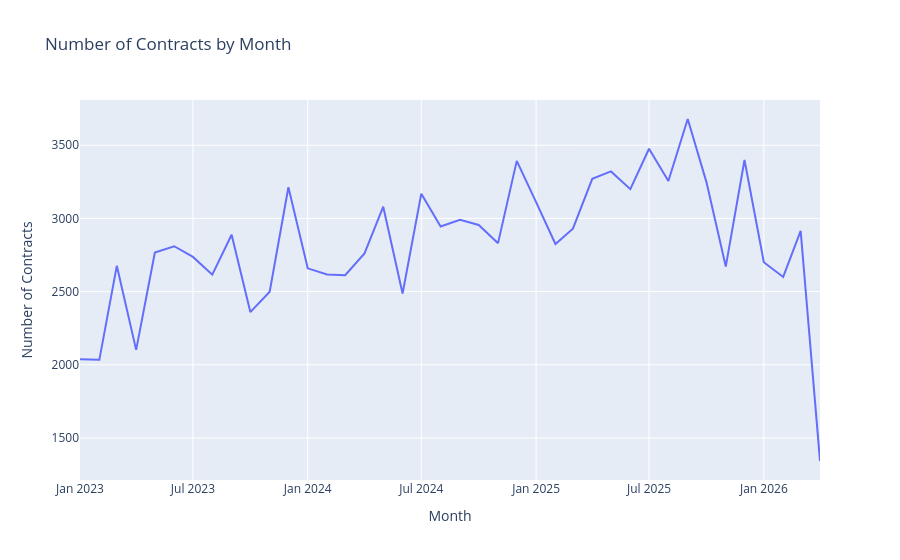

Notebook source saved alongside this figure:
### Markdown cell above
## <font color='#BFD72F' size=6>3.4 Visualizations</font> <a class="anchor" id="3.4"></a>
  
[Back to TOC](#toc)

**Main Purpose**: understand which filters should we apply to have a smaller dataset (outlier detection, for example)

### Code cell
contracts_by_month = (
    subset
    .dropna(subset=['dataCelebracaoContrato'])
    .assign(month=subset['dataCelebracaoContrato'].dt.to_period('M').dt.to_timestamp())
    .groupby('month')
    .size()
    .reset_index(name='number_of_contracts')
    .sort_values('month')
)

fig = px.line(
    contracts_by_month,
    x='month',
    y='number_of_contracts',
    title='Number of Contracts by Month',
    labels={
        'month': 'Month',
        'number_of_contracts': 'Number of Contracts'
    }
)

fig.show()

### Figure 1 — Plotly figure (JSON) as saved in the notebook; plotly's stock layout.template omitted (floating-point values rounded to 4 significant figures)
{"data": [{"hovertemplate": "Month=%{x}<br>Number of Contracts=%{y}<extra></extra>", "legendgroup": "", "line": {"color": "#636efa", "dash": "solid"}, "marker": {"symbol": "circle"}, "mode": "lines", "name": "", "orientation": "v", "showlegend": false, "type": "scatter", "x": ["2023-01-01T00:00:00.000000", "2023-02-01T00:00:00.000000", "2023-03-01T00:00:00.000000", "2023-04-01T00:00:00.000000", "2023-05-01T00:00:00.000000", "2023-06-01T00:00:00.000000", "2023-07-01T00:00:00.000000", "2023-08-01T00:00:00.000000", "2023-09-01T00:00:00.000000", "2023-10-01T00:00:00.000000", "2023-11-01T00:00:00.000000", "2023-12-01T00:00:00.000000", "2024-01-01T00:00:00.000000", "2024-02-01T00:00:00.000000", "2024-03-01T00:00:00.000000", "2024-04-01T00:00:00.000000", "2024-05-01T00:00:00.000000", "2024-06-01T00:00:00.000000", "2024-07-01T00:00:00.000000", "2024-08-01T00:00:00.000000", "2024-09-01T00:00:00.000000", "2024-10-01T00:00:00.000000", "2024-11-01T00:00:00.000000", "2024-12-01T00:00:00.000000", "2025-01-01T00:00:00.000000", "2025-02-01T00:00:00.000000", "2025-03-01T00:00:00.000000", "2025-04-01T00:00:00.000000", "2025-05-01T00:00:00.000000", "2025-06-01T00:00:00.000000", "2025-07-01T00:00:00.000000", "2025-08-01T00:00:00.000000", "2025-09-01T00:00:00.000000", "2025-10-01T00:00:00.000000", "2025-11-01T00:00:00.000000", "2025-12-01T00:00:00.000000", "2026-01-01T00:00:00.000000", "2026-02-01T00:00:00.000000", "2026-03-01T00:00:00.000000", "2026-04-01T00:00:00.000000"], "xaxis": "x", "y": [2038, 2034, 2676, 2102, 2767, 2810, 2737, 2616, 2888, 2360, 2499, 3213, 2659, 2617, 2612, 2761, 3080, 2487, 3169, 2945, 2991, 2955, 2831, 3393, 3111, 2825, 2930, 3270, 3321, 3200, 3476, 3256, 3679, 3248, 2671, 3399, 2701, 2600, 2915, 1343], "yaxis": "y"}], "layout": {"legend": {"tracegroupgap": 0}, "title": {"text": "Number of Contracts by Month"}, "xaxis": {"anchor": "y", "domain": [0, 1], "title": {"text": "Month"}}, "yaxis": {"anchor": "x", "domain": [0, 1], "title": {"text": "Number of Contracts"}}}}
